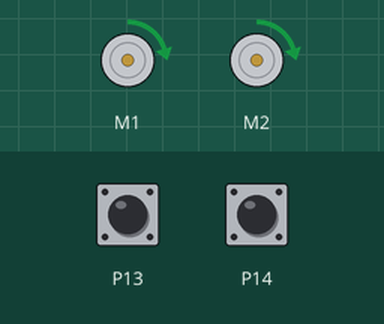
Recording of a program running on a simulated BBC micro:bit running MicroPython. On the bench: 2 × DC motor (green arrow = forward, orange = backward, longer = faster). The inputs (shaded band) are chosen by the test bench; at power-on: P13 LOW, P14 LOW.

Above: at 1.2 s.
1.3 s: P13 pulled HIGH for 0.15 s
At 2.3 s:
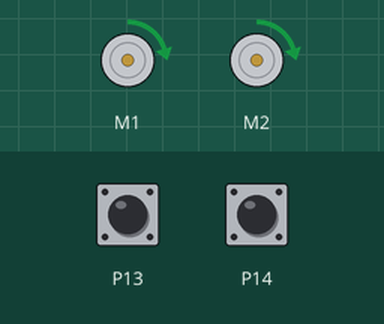
2.9 s: P14 pulled HIGH for 0.15 s
At 3.5 s:
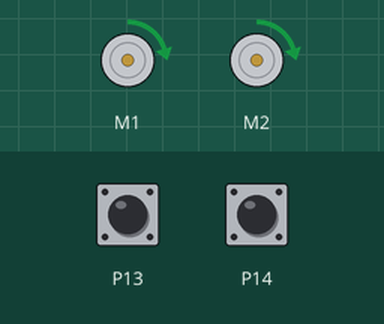
4.5 s: P14 pulled HIGH for 3.2 s
At 5.2 s:
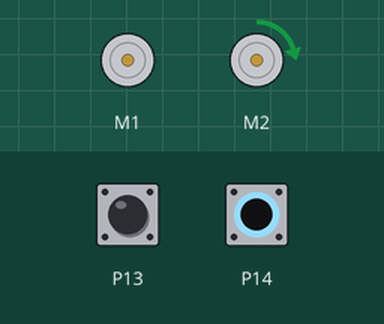
9.2 s: P13 pulled HIGH for 3.2 s
At 10.0 s:
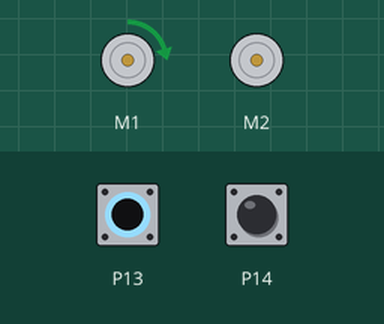
Timing chart, 0 to 13.9 s (numbered marks = the images above; inputs shaded):
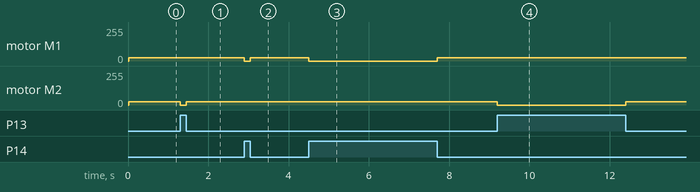

The program:

ex10_line_following.py
```python
from microbit import * # import Micro:Bit module

# This program is designed for a DFRobot Micro Maqueen Lite robot to drive
# on a DFRobot Track Map-V1.0.
#
# The DFRobot Track Map-V1.0 is white with a wide black path/track
#
# The DFRobot Micro Maqueen Lite robot has two infrared reflectance sensors (IR sensors).
# The IR sensors are positioned close enough together to both see black when the robot
# drives over the center of the wide black path/track.

# variables useful for motor control:
ADDR_MOTOR_CNTRL    = 16 # motor control chip's I2C address
DIR_FORWARD         = 0  # forward direction specification
DIR_BACKWARD        = 1  # backward direction specification

# Note: the robot needs to have batteries and be turned on for the
# i2c.write(ADDR_MOTOR_CNTRL,...) command to work!!!!

# motor move command
# i2c.write(ADDR_MOTOR_CNTRL,bytearray([0,DIR_LEFT,speed_left,DIR_RIGHT,speed_right]))

def forward(speed):
	# spins both wheels forward at the same speed
	# speed : byte, motor spin speed.  0 is stopped, 255 is max speed.
	i2c.write(ADDR_MOTOR_CNTRL,bytearray([0,DIR_FORWARD,speed,DIR_FORWARD,speed]))

def backward(speed):
	# spins both wheels backward at the same speed
	# speed : byte, motor spin speed.  0 is stopped, 255 is max speed.
	i2c.write(ADDR_MOTOR_CNTRL,bytearray([0,DIR_BACKWARD,speed,DIR_BACKWARD,speed]))

def turnRight(speed):
	# spins left wheel forward to turn robot to its right
	# speed : byte, motor spin speed.  0 is stopped, 255 is max speed.
	i2c.write(ADDR_MOTOR_CNTRL,bytearray([0,DIR_FORWARD,speed,DIR_FORWARD,0]))

def turnLeft(speed):
	# spins right wheel forward to turn robot to its left
	# speed : byte, motor spin speed.  0 is stopped, 255 is max speed.
	i2c.write(ADDR_MOTOR_CNTRL,bytearray([0,DIR_FORWARD,0,DIR_FORWARD,speed]))

def stop():
	# stops both drive motors
	i2c.write(ADDR_MOTOR_CNTRL,bytearray([0,0,0,0,0]))


def line_sensor_left():
    # reads left line sensor
    # outputs 0 (False) over absorptive (dark) surface, 1 (True) over reflective (bright) surface
    return pin13.read_digital()

def line_sensor_right():
    # reads right line sensor
    # outputs 0 (False) over absorptive (dark) surface, 1 (True) over reflective (bright) surface
    return pin14.read_digital()

while True:
    # read both line sensors ONCE each time through while loop
    # line sensor functions return True (if they see white) or False (if they see a line)
    line_is_under_left_sensor  = not line_sensor_left()
    line_is_under_right_sensor = not line_sensor_right()

    if (line_is_under_left_sensor == True) and (line_is_under_right_sensor == True):
        # line is under both sensors.  go forward.
        forward(25)
    elif (line_is_under_left_sensor == False) and (line_is_under_right_sensor == True):
        # line only under right sensor.  need to turn right.
        turnRight(25)
    elif (line_is_under_left_sensor == True) and (line_is_under_right_sensor == False):
        # line only under left sensor.  need to turn left.
        turnLeft(25)
    else:
        # line not found!  go forward to look for a line.
        forward(25)	
```

Measured:
- after the input at 1.3 s, motor M2: forward 25/255 → stopped at once, → forward 25/255 0.15 s later
- after the input at 2.9 s, motor M1: forward 25/255 → stopped at once, → forward 25/255 0.15 s later
- after the input at 4.5 s, motor M1: forward 25/255 → stopped at once, → forward 25/255 3.2 s later
- after the input at 9.2 s, motor M2: forward 25/255 → stopped at once, → forward 25/255 3.2 s later
